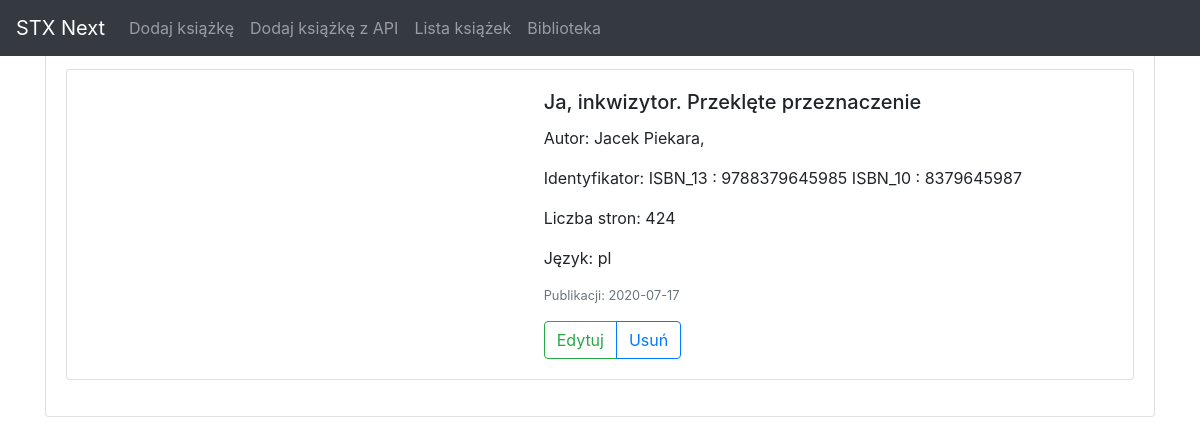
Screenshot of /book/8/ with the database file from the repository.
### test_stxnext/models.py (models this page shows, shortened)
class Book(models.Model):
    title = models.CharField(max_length=75,blank=True,null=True,verbose_name='Tytuł')
    publishedDate = models.CharField(max_length=10,blank=True,null=True,verbose_name='Data publikacji')
    pageCount = models.IntegerField(blank=True,null=True,verbose_name='Ilość stron')
    language = models.CharField(max_length=2,blank=True,null=True,verbose_name='Język')
    class Meta:
        ordering = ('title',)

class Authors(models.Model):
    author = models.CharField(max_length=150,verbose_name='Autor')
    book = models.ForeignKey(Book,on_delete=models.CASCADE,verbose_name='Book',related_name='authors')

class IndustryIdentifier(models.Model):
    type = models.CharField(max_length=25,verbose_name='Typ')
    identifier = models.CharField(max_length=25,verbose_name='Identifikator')
    book = models.ForeignKey(Book,on_delete=models.CASCADE,verbose_name='Book',related_name='industry_identifiers')

### test_stxnext/views.py (the view)
# urls.py: path('book/<int:pk>/', views.BookDetailView.as_view(), name='book-detail'),
class BookDetailView(DetailView):
    model = Book
    template_name = 'book/book_detail.html'
    def get_context_data(self, **kwargs):
        context = super().get_context_data(**kwargs)
        return context

### test_stxnext/templates/book/book_detail.html (shortened to what this page needs)
{% extends "base.html" %}
{% block content %}
<div class="container py-5">
  <div class="card mb-3" style="max-width: 100%;">
        <div class="card-body">
          <div class="card mb-3" style="max-width: 100%;">
            <div class="row g-0">
              <div class="col-md-5">
              </div>
              <div class="col-md-7">
                <div class="card-body">
                  <h5 class="card-title">{{ book.title }}</h5>
                  <p class="card-text">Autor: {% for name in book.authors.all %}
                    {{ name.author }},
                    {% endfor %}</p>
                  <p class="card-text">Identyfikator:
                    {% for identifier in book.industry_identifiers.all %}
                    {{ identifier.type }} : {{ identifier.identifier }}
                    {% endfor %}</p>
                  <p class="card-text">Liczba stron: {{ book.pageCount }}</p>
                  <p class="card-text">Język: {{ book.language }}</p>
                  <p class="card-text"><small class="text-muted">Publikacji: {{ book.publishedDate }}</small></p>
                  <div class="btn-group" role="group" aria-label="Basic outlined example">
                    <a class="btn btn-outline-success" href="{% url 'edit-book' pk=book.id %}" role="button">Edytuj</a>
                    <a class="btn btn-outline-primary" href="{% url 'delete-book' book_id=book.id %}" role="button">Usuń</a>
                  </div>
                </div>
              </div>
            </div>
          </div>
        </div>
  </div>
</div>
{% endblock %}

### rows the page displays
Book: title "Ja, inkwizytor. Przeklęte przeznaczenie", pageCount "424", language "pl", publishedDate "2020-07-17"
Authors: author "Jacek Piekara"
IndustryIdentifier: type "ISBN_13", identifier "9788379645985"
IndustryIdentifier: type "ISBN_10", identifier "8379645987"
